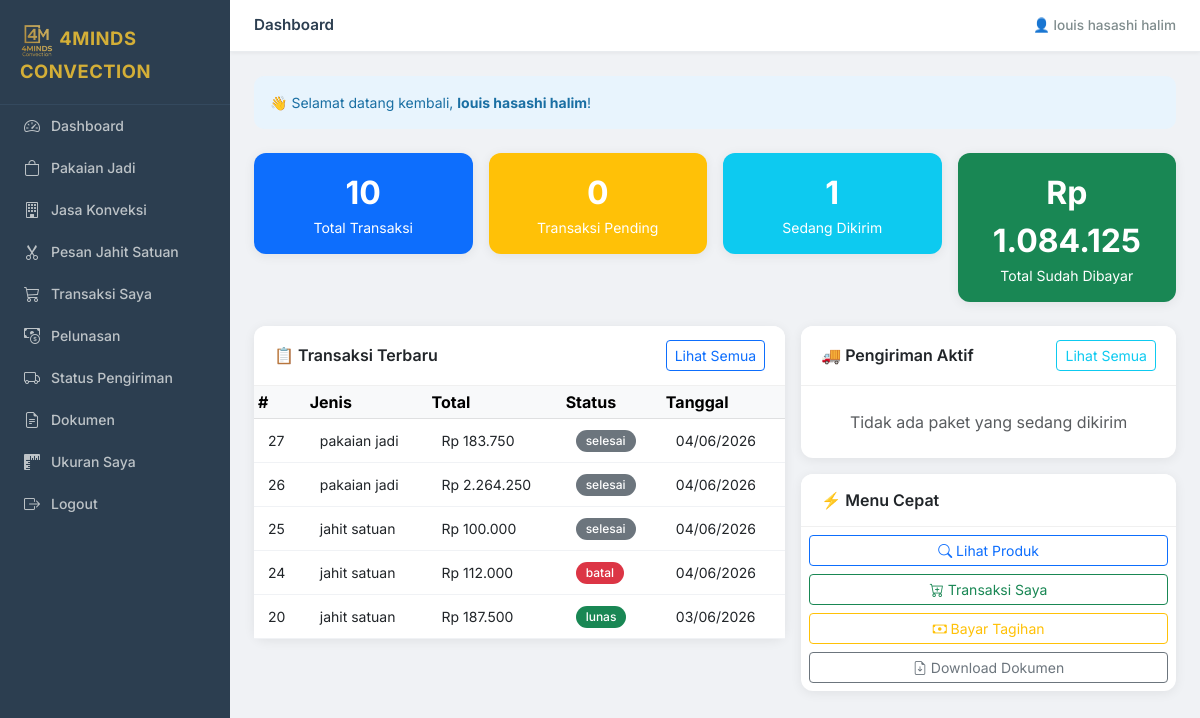
The app's page /pelanggan/dashboard.php (signed in), older data.
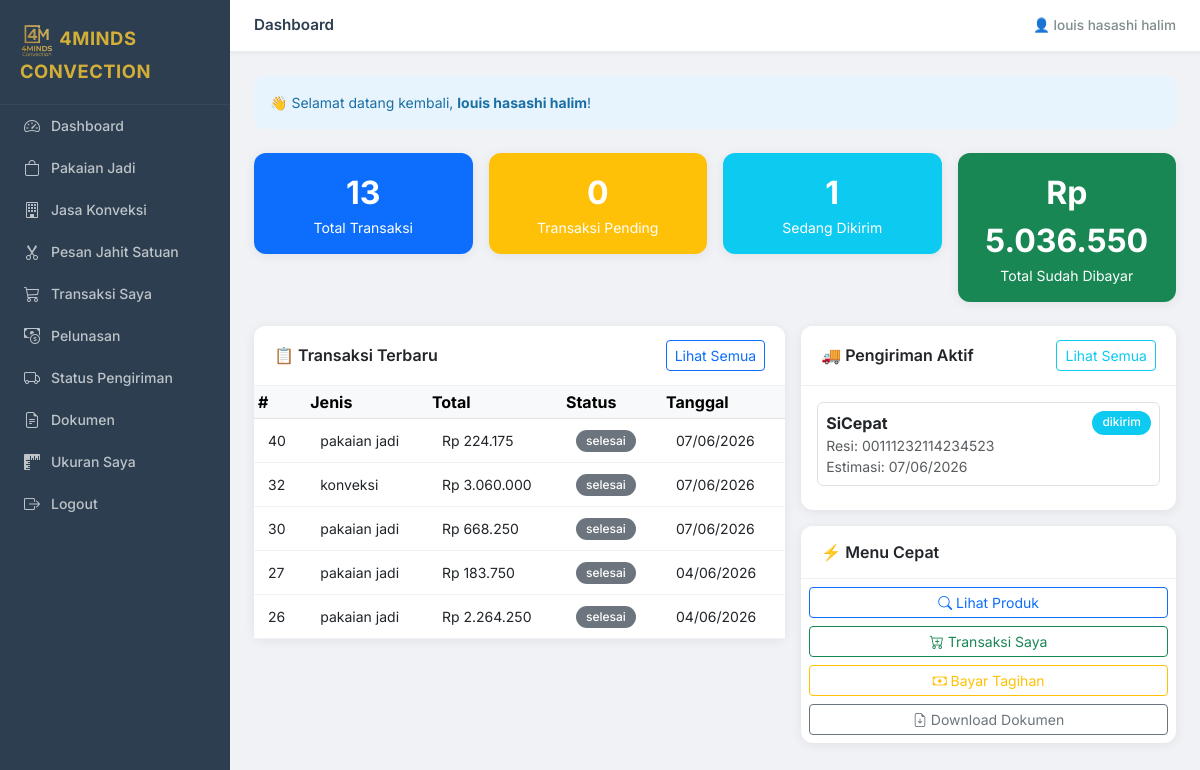
The same page, newer data.
### tables this page shows
CREATE TABLE `transaksi` (
  `id_transaksi` int NOT NULL,
  `id_pelanggan` int NOT NULL,
  `tanggal_transaksi` datetime DEFAULT CURRENT_TIMESTAMP,
  `jenis_transaksi` enum('jahit_satuan','pakaian_jadi','konveksi','kustom') NOT NULL,
  `total_harga` decimal(15,2) DEFAULT '0.00',
  `diskon_total` decimal(15,2) DEFAULT '0.00',
  `jenis_pembayaran` enum('dp','lunas','cod') NOT NULL,
  `tanggal_selesai` date DEFAULT NULL,
  `deskripsi` text,
  `ukuran` varchar(20) DEFAULT NULL,
  `file_desain` varchar(255) DEFAULT NULL,
  `catatan_kustom` text,
  `ukuran_kustom` varchar(100) DEFAULT NULL,
  `jenis_pakaian_kustom` varchar(50) DEFAULT NULL,
  `status` enum('pending','diproses','selesai','dikirim','lunas','batal') DEFAULT 'pending'
);

CREATE TABLE `pengiriman` (
  `id_pengiriman` int NOT NULL,
  `id_transaksi` int NOT NULL,
  `id_admin` int DEFAULT NULL,
  `kurir` varchar(100) DEFAULT NULL,
  `no_resi` varchar(100) DEFAULT NULL,
  `tanggal_kirim` date DEFAULT NULL,
  `tanggal_tiba` date DEFAULT NULL,
  `estimasi_sampai` date DEFAULT NULL,
  `status` enum('belum_dikirim','dikirim','sampai') DEFAULT 'belum_dikirim'
);

### pelanggan/dashboard.php (the view, shortened to what this page needs)
<?php
require_once '../includes/header.php';
require_once '../config/db.php';
$id = $_SESSION['user_id'];
$total_transaksi   = $conn->query("SELECT COUNT(*) as c FROM transaksi WHERE id_pelanggan=$id")->fetch_assoc()['c'];
$transaksi_pending = $conn->query("SELECT COUNT(*) as c FROM transaksi WHERE id_pelanggan=$id AND status='pending'")->fetch_assoc()['c'];
$transaksi_dikirim = $conn->query("SELECT COUNT(*) as c FROM transaksi WHERE id_pelanggan=$id AND status='dikirim'")->fetch_assoc()['c'];
$total_bayar       = $conn->query("SELECT SUM(pb.jumlah_bayar) as s FROM pembayaran pb JOIN transaksi t ON pb.id_transaksi=t.id_transaksi WHERE t.id_pelanggan=$id AND pb.status='terkonfirmasi'")->fetch_assoc()['s'] ?? 0;
$transaksi_terbaru = $conn->query("SELECT * FROM transaksi WHERE id_pelanggan=$id ORDER BY tanggal_transaksi DESC LIMIT 5");
$pengiriman_aktif  = $conn->query("SELECT pg.*, t.jenis_transaksi FROM pengiriman pg JOIN transaksi t ON pg.id_transaksi=t.id_transaksi WHERE t.id_pelanggan=$id AND pg.status='dikirim' LIMIT 3");
?>
<?php require_once '../includes/sidebar_pelanggan.php'; ?>
<div class="flex-grow-1">
    <div class="topbar">
        <span>Dashboard</span>
        <span>👤 <?= htmlspecialchars($_SESSION['user_name']) ?></span>
    </div>
    <div class="main-content">
        <div class="alert alert-info mb-4">
            👋 Selamat datang kembali, <strong><?= htmlspecialchars($_SESSION['user_name']) ?></strong>!
        </div>
        <div class="row g-3 mb-4">
            <div class="col-6 col-md-3">
                <div class="card text-white bg-primary text-center p-3">
                    <div class="fs-2 fw-bold"><?= $total_transaksi ?></div>
                    <div class="small">Total Transaksi</div>
                </div>
            </div>
            <div class="col-6 col-md-3">
                <div class="card text-white bg-warning text-center p-3">
                    <div class="fs-2 fw-bold"><?= $transaksi_pending ?></div>
                    <div class="small">Transaksi Pending</div>
                </div>
            </div>
            <div class="col-6 col-md-3">
                <div class="card text-white bg-info text-center p-3">
                    <div class="fs-2 fw-bold"><?= $transaksi_dikirim ?></div>
                    <div class="small">Sedang Dikirim</div>
                </div>
            </div>
            <div class="col-6 col-md-3">
                <div class="card text-white bg-success text-center p-3">
                    <div class="fs-2 fw-bold">Rp <?= number_format($total_bayar, 0, ',', '.') ?></div>
                    <div class="small">Total Sudah Dibayar</div>
                </div>
            </div>
        </div>
        <div class="row g-3">
            <div class="col-md-7">
                <div class="card">
                    <div class="card-header d-flex justify-content-between align-items-center">
                        <span>📋 Transaksi Terbaru</span>
                        <a href="/konveksi/pelanggan/transaksi.php" class="btn btn-sm btn-outline-primary">Lihat
                            Semua</a>
                    </div>
                    <div class="card-body p-0">
                        <table class="table table-sm table-hover mb-0">
                            <thead class="table-light">
                                <tr>
                                    <th>#</th>
                                    <th>Jenis</th>
                                    <th>Total</th>
                                    <th>Status</th>
                                    <th>Tanggal</th>
                                </tr>
                            </thead>
                            <tbody>
                                <?php if ($transaksi_terbaru->num_rows === 0): ?>
                                <tr>
                                    <td colspan="5" class="text-center text-muted py-3">Belum ada transaksi</td>
                                </tr>
                                <?php else: ?>
                                <?php while ($t = $transaksi_terbaru->fetch_assoc()): ?>
                                <?php
                                $badge = match($t['status']) {
                                    'lunas'   => 'success',
                                    'pending' => 'warning',
                                    'dikirim' => 'info',
                                    'batal'   => 'danger',
                                    default   => 'secondary'
                                };
                                ?>
                                <tr>
                                    <td><?= $t['id_transaksi'] ?></td>
                                    <td><?= str_replace('_', ' ', $t['jenis_transaksi']) ?></td>
                                    <td>Rp <?= number_format($t['total_harga'], 0, ',', '.') ?></td>
                                    <td><span class="badge bg-<?= $badge ?>"><?= $t['status'] ?></span></td>
                                    <td><?= date('d/m/Y', strtotime($t['tanggal_transaksi'])) ?></td>
                                </tr>
                                <?php endwhile; ?>
                                <?php endif; ?>
                            </tbody>
                        </table>
                    </div>
                </div>
            </div>
            <div class="col-md-5">
                <div class="card mb-3">
                    <div class="card-header d-flex justify-content-between align-items-center">
                        <span>🚚 Pengiriman Aktif</span>
                        <a href="/konveksi/pelanggan/pengiriman.php" class="btn btn-sm btn-outline-info">Lihat Semua</a>
                    </div>
                    <div class="card-body">
                        <?php if ($pengiriman_aktif->num_rows === 0): ?>
                        <p class="text-muted text-center py-2 mb-0">Tidak ada paket yang sedang dikirim</p>
                        <?php else: ?>
                        <?php while ($pg = $pengiriman_aktif->fetch_assoc()): ?>
                        <div class="border rounded p-2 mb-2">
                            <div class="d-flex justify-content-between">
                                <strong><?= htmlspecialchars($pg['kurir']) ?></strong>
                                <span class="badge bg-info"><?= $pg['status'] ?></span>
                            </div>
                            <div class="small text-muted">
                                Resi: <?= htmlspecialchars($pg['no_resi']) ?><br>
                                Estimasi:
                                <?= $pg['estimasi_sampai'] ? date('d/m/Y', strtotime($pg['estimasi_sampai'])) : '-' ?>
                            </div>
                        </div>
                        <?php endwhile; ?>
                        <?php endif; ?>
                    </div>
                </div>
                <div class="card">
                    <div class="card-header">⚡ Menu Cepat</div>
                    <div class="card-body p-2">
                        <div class="d-grid gap-2">
                            <a href="/konveksi/" class="btn btn-outline-primary btn-sm">
                                <i class="bi bi-search"></i> Lihat Produk
                            </a>
                            <a href="/konveksi/pelanggan/transaksi.php" class="btn btn-outline-success btn-sm">
                                <i class="bi bi-cart-plus"></i> Transaksi Saya
                            </a>
                            <a href="/konveksi/pelanggan/pelunasan.php" class="btn btn-outline-warning btn-sm">
                                <i class="bi bi-cash"></i> Bayar Tagihan
                            </a>
                            <a href="/konveksi/pelanggan/dokumen.php" class="btn btn-outline-secondary btn-sm">
                                <i class="bi bi-file-earmark-arrow-down"></i> Download Dokumen
                            </a>
                        </div>
                    </div>
                </div>
            </div>
        </div>
    </div>
</div>
<?php require_once '../includes/footer.php'; ?>

### includes/header.php (shortened to what this page needs)
<!DOCTYPE html>
<html lang="id">
<head>
    <link href="https://cdn.jsdelivr.net/npm/bootstrap@5.3.0/dist/css/bootstrap.min.css" rel="stylesheet">
    <link href="https://cdn.jsdelivr.net/npm/bootstrap-icons@1.10.5/font/bootstrap-icons.css" rel="stylesheet">
</head>
<body>
    <div class="d-flex">

### includes/sidebar_pelanggan.php
<div class="sidebar" style="width:230px; flex-shrink:0">
    <div class="brand">
        <img src="/konveksi/assets/logo/logofavicon.png" alt="Logo" style="height:36px;object-fit:contain;">
        4MINDS CONVECTION
    </div>
    <a href="/konveksi/pelanggan/dashboard.php"><i class="bi bi-speedometer2"></i> Dashboard</a>
    <a href="/konveksi/pelanggan/produk.php"><i class="bi bi-bag"></i> Pakaian Jadi</a>
    <a href="/konveksi/pelanggan/jasa_konveksi.php"><i class="bi bi-building"></i> Jasa Konveksi</a>
    <a href="/konveksi/pelanggan/pesan_kustom.php"><i class="bi bi-scissors"></i> Pesan Jahit Satuan</a>
    <a href="/konveksi/pelanggan/transaksi.php"><i class="bi bi-cart3"></i> Transaksi Saya</a>
    <a href="/konveksi/pelanggan/pelunasan.php"><i class="bi bi-cash-coin"></i> Pelunasan</a>
    <a href="/konveksi/pelanggan/pengiriman.php"><i class="bi bi-truck"></i> Status Pengiriman</a>
    <a href="/konveksi/pelanggan/dokumen.php"><i class="bi bi-file-earmark-text"></i> Dokumen</a>
    <a href="/konveksi/pelanggan/ukuran.php"><i class="bi bi-rulers"></i> Ukuran Saya</a>
    <a href="/konveksi/auth/logout.php"><i class="bi bi-box-arrow-right"></i> Logout</a>
</div>

### includes/footer.php (shortened to what this page needs)
</div>
</body>
</html>

### includes/header.php (style rules this page uses)
* { box-sizing: border-box; }
body { font-family: 'Inter', sans-serif; background: #f0f2f5; color: #1a1a2e; margin: 0; }
.sidebar { min-height: 100vh; background: #2c3e50; display: flex; flex-direction: column; position: sticky; top: 0; height: 100vh; overflow-y: auto; }
.sidebar .brand { padding: 22px 20px 18px; font-size: 1.15rem; font-weight: 700; color: #D4AF37; border-bottom: 1px solid #34495e; letter-spacing: 0.5px; }
.sidebar a { color: #bdc3c7; text-decoration: none; display: flex; align-items: center; gap: 10px; padding: 9px 20px; font-size: .875rem; font-weight: 500; transition: all .2s ease; border-left: 3px solid transparent; }
.sidebar a i { font-size: 1rem; width: 18px; text-align: center; }
.topbar { background: #ffffff; padding: 14px 24px; border-bottom: 1px solid #e9ecef; display: flex; justify-content: space-between; align-items: center; font-weight: 600; font-size: .95rem; color: #2c3e50; box-shadow: 0 1px 4px rgba(0, 0, 0, .06); }
.topbar span:last-child { font-size: .85rem; color: #7f8c8d; font-weight: 500; }
.main-content { padding: 24px; }
.card { border: none; border-radius: 12px; box-shadow: 0 2px 12px rgba(0, 0, 0, .07); }
.card-header { background: #fff; border-bottom: 1px solid #f0f0f0; border-radius: 12px 12px 0 0 !important; font-weight: 600; padding: 14px 20px; }
.table tbody tr { transition: background .15s; }
.table td { vertical-align: middle; font-size: .875rem; padding: 10px 14px; border-color: #f0f2f5; }
.badge { font-weight: 500; font-size: .75rem; padding: 5px 10px; border-radius: 20px; }
.alert { border-radius: 10px; border: none; font-size: .875rem; }
.alert-info { background: #e8f4fd; color: #1a6fa3; }

Row changes from the older to the newer data that the page shows:
no longer on this page (row unchanged): transaksi: id_transaksi "25", jenis_transaksi "jahit satuan", total_harga "100.000", status "selesai", tanggal_transaksi "04/06/2026"
no longer on this page (row unchanged): transaksi: id_transaksi "24", jenis_transaksi "jahit satuan", total_harga "112.000", status "batal", tanggal_transaksi "04/06/2026"
no longer on this page (row unchanged): transaksi: id_transaksi "20", jenis_transaksi "jahit satuan", total_harga "187.500", status "lunas", tanggal_transaksi "03/06/2026"
added transaksi: id_transaksi "40", jenis_transaksi "pakaian jadi", total_harga "224.175", status "selesai", tanggal_transaksi "07/06/2026"
added transaksi: id_transaksi "32", jenis_transaksi "konveksi", total_harga "3.060.000", status "selesai", tanggal_transaksi "07/06/2026"
added transaksi: id_transaksi "30", jenis_transaksi "pakaian jadi", total_harga "668.250", status "selesai", tanggal_transaksi "07/06/2026"
added pengiriman: kurir "SiCepat", status "dikirim", no_resi "00111232114234523", estimasi_sampai "07/06/2026"
Text that changed along with them:
$total_transaksi: "10" → "13"
$total_bayar: "1.084.125" → "5.036.550"
text no longer shown: "Tidak ada paket yang sedang dikirim"
